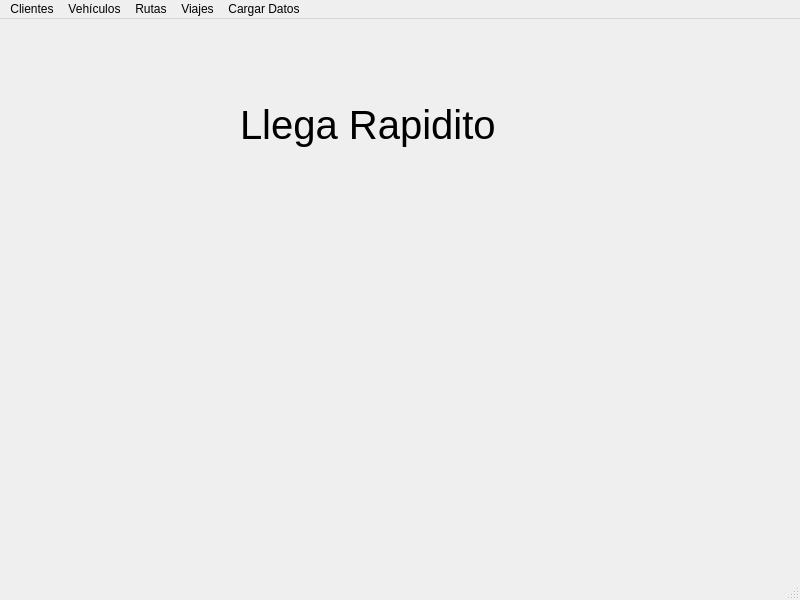
<?xml version="1.0" encoding="UTF-8"?>
<ui version="4.0">
 <class>MainWindow</class>
 <widget class="QMainWindow" name="MainWindow">
  <property name="geometry">
   <rect>
    <x>0</x>
    <y>0</y>
    <width>800</width>
    <height>600</height>
   </rect>
  </property>
  <property name="windowTitle">
   <string>MainWindow</string>
  </property>
  <widget class="QWidget" name="centralwidget">
   <widget class="QLabel" name="label">
    <property name="geometry">
     <rect>
      <x>240</x>
      <y>60</y>
      <width>321</width>
      <height>91</height>
     </rect>
    </property>
    <property name="font">
     <font>
      <family>Ubuntu</family>
      <pointsize>30</pointsize>
     </font>
    </property>
    <property name="text">
     <string>Llega Rapidito</string>
    </property>
   </widget>
  </widget>
  <widget class="QMenuBar" name="menubar">
   <property name="geometry">
    <rect>
     <x>0</x>
     <y>0</y>
     <width>800</width>
     <height>28</height>
    </rect>
   </property>
   <widget class="QMenu" name="menuClientes">
    <property name="title">
     <string>Clientes</string>
    </property>
    <addaction name="action_crear_clt"/>
    <addaction name="action_modificar_clt"/>
    <addaction name="action_eliminar_clt"/>
    <addaction name="action_info_clt"/>
    <addaction name="action_graficar_clt"/>
   </widget>
   <widget class="QMenu" name="menuVeh_culos">
    <property name="title">
     <string>Vehículos</string>
    </property>
    <addaction name="action_crear_vhcl"/>
    <addaction name="action_modificar_vhcl"/>
    <addaction name="action_eliminar_vhcl"/>
    <addaction name="action_info_vhcl"/>
    <addaction name="action_graficar_vhcl"/>
   </widget>
   <widget class="QMenu" name="menuRutas">
    <property name="title">
     <string>Rutas</string>
    </property>
    <addaction name="action_graficar_rts"/>
   </widget>
   <widget class="QMenu" name="menuViajes">
    <property name="title">
     <string>Viajes</string>
    </property>
    <addaction name="action_crear_vj"/>
    <addaction name="action_graficar_vj"/>
   </widget>
   <widget class="QMenu" name="menuCargar_Datos">
    <property name="title">
     <string>Cargar Datos</string>
    </property>
    <addaction name="action_cargar_clientes"/>
    <addaction name="action_cargar_vehiculos"/>
    <addaction name="action_cargar_rutas"/>
   </widget>
   <addaction name="menuClientes"/>
   <addaction name="menuVeh_culos"/>
   <addaction name="menuRutas"/>
   <addaction name="menuViajes"/>
   <addaction name="menuCargar_Datos"/>
  </widget>
  <widget class="QStatusBar" name="statusbar"/>
  <action name="action_cargar_clientes">
   <property name="text">
    <string>Cargar Clientes</string>
   </property>
  </action>
  <action name="action_cargar_vehiculos">
   <property name="text">
    <string>Cargar Vehículos</string>
   </property>
  </action>
  <action name="action_cargar_rutas">
   <property name="text">
    <string>Cargar Rutas</string>
   </property>
  </action>
  <action name="action_crear_clt">
   <property name="text">
    <string>Crear</string>
   </property>
  </action>
  <action name="action_modificar_clt">
   <property name="text">
    <string>Modificar</string>
   </property>
  </action>
  <action name="action_eliminar_clt">
   <property name="text">
    <string>Eliminar</string>
   </property>
  </action>
  <action name="action_info_clt">
   <property name="text">
    <string>Mostrar información</string>
   </property>
  </action>
  <action name="action_graficar_clt">
   <property name="text">
    <string>Graficar</string>
   </property>
  </action>
  <action name="action_crear_vhcl">
   <property name="text">
    <string>Crear</string>
   </property>
  </action>
  <action name="action_modificar_vhcl">
   <property name="text">
    <string>Modificar</string>
   </property>
  </action>
  <action name="action_eliminar_vhcl">
   <property name="text">
    <string>Eliminar</string>
   </property>
  </action>
  <action name="action_info_vhcl">
   <property name="text">
    <string>Mostrar información</string>
   </property>
  </action>
  <action name="action_graficar_vhcl">
   <property name="text">
    <string>Graficar</string>
   </property>
  </action>
  <action name="action_graficar_rts">
   <property name="text">
    <string>Graficar</string>
   </property>
  </action>
  <action name="action_crear_vj">
   <property name="text">
    <string>Crear</string>
   </property>
  </action>
  <action name="action_graficar_vj">
   <property name="text">
    <string>Graficar</string>
   </property>
  </action>
 </widget>
 <resources/>
 <connections/>
</ui>
